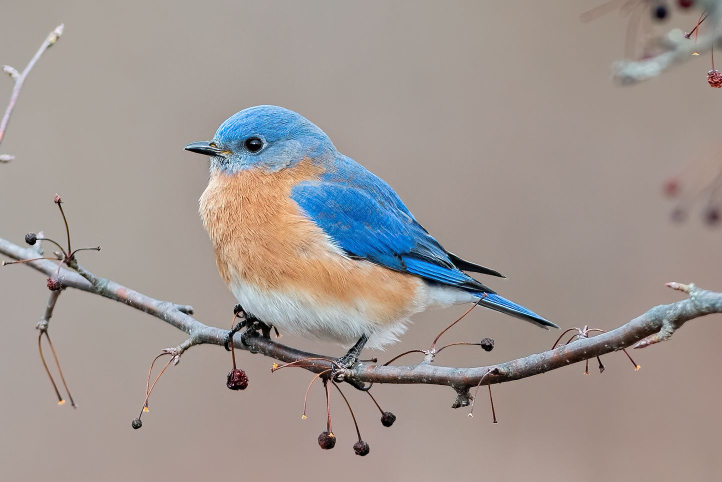
#> input picture 06/eastern-bluebird-387244-hero-2a08dd9fff084569bb4280a30dc4b6c1.jpg, 1444 x 963 px, found by its file name (shown at 1/2 size)
$ python picture_cut_with_vectorization.py
#> lines starting #> are read from the running program, lines starting #| are printed output that depends on the picture; after the words box and inside, x2 and y2 are one past the last pixel; in counts of white or black regions, pixels touching at a corner belong together
import numpy as np
from PIL import Image
import matplotlib.pyplot as plt

C = np.array(Image.open('06/eastern-bluebird-387244-hero-2a08dd9fff084569bb4280a30dc4b6c1.jpg'))
#> C is the input picture: shape (963, 1444, 3); mean R, G, B 159.6, 150.2, 145.8
def vector_cut(_img,cx,cy,r):
#> called with cx = 400, cy = 300, r = 300
    sizex = np.size(_img,0)
#> sizex = 963
    sizey = np.size(_img,1)
#> sizey = 1444
    sizez = np.size(_img,2)
#> sizez = 3
    rtn = np.copy(_img)
    x,y= np.mgrid[0:sizex,0:sizey]
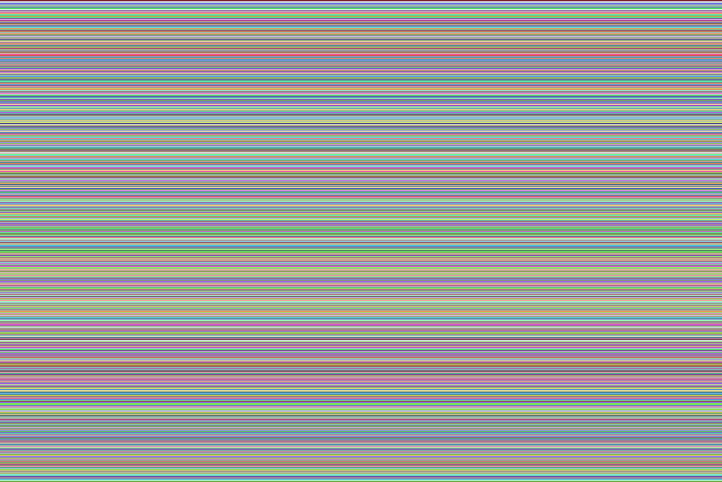
#> x: shape (963, 1444) int64 (shown at 1/2 size); 963 distinct labels, from 0 to 962; one colour per label, 0 black
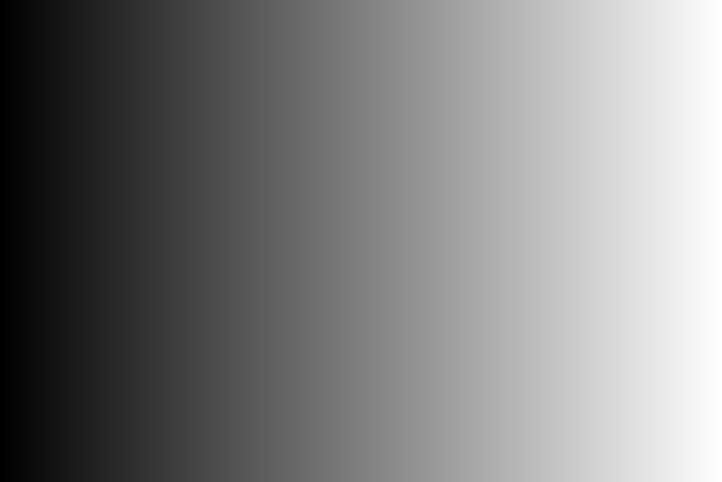
#> y: shape (963, 1444) int64 (shown at 1/2 size); min 0, max 1443, mean 721.5; drawn with min black and max white
    mask = (x-cx)**2+ (y-cy)**2 <= r**2
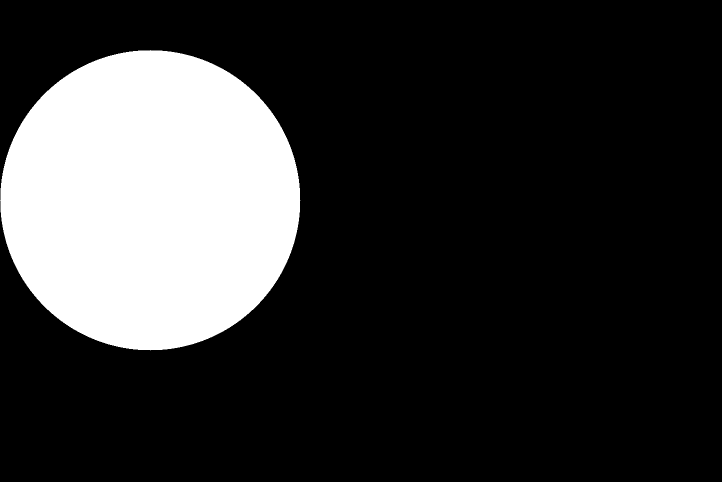
#> mask: shape (963, 1444) bool (shown at 1/2 size); 20.3% white; 1 white region, box (x1, y1, x2, y2) and area: (0, 100, 601, 701) 282697
    mask3d = np.repeat(mask[:,:,np.newaxis],3,axis=2).astype(bool)
    rtn[~mask3d] = 255
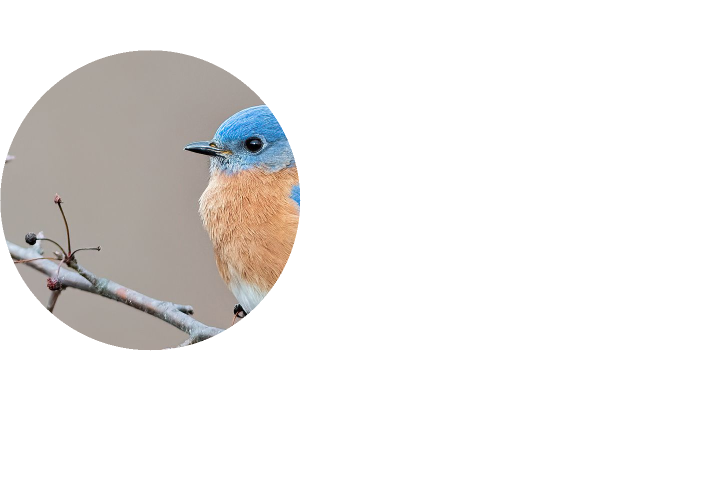
#> rtn: shape (963, 1444, 3) (shown at 1/2 size); mean R, G, B 237.5, 235.6, 234.2
    return rtn

plt.imshow(vector_cut(C,400,300,300))
plt.show()
